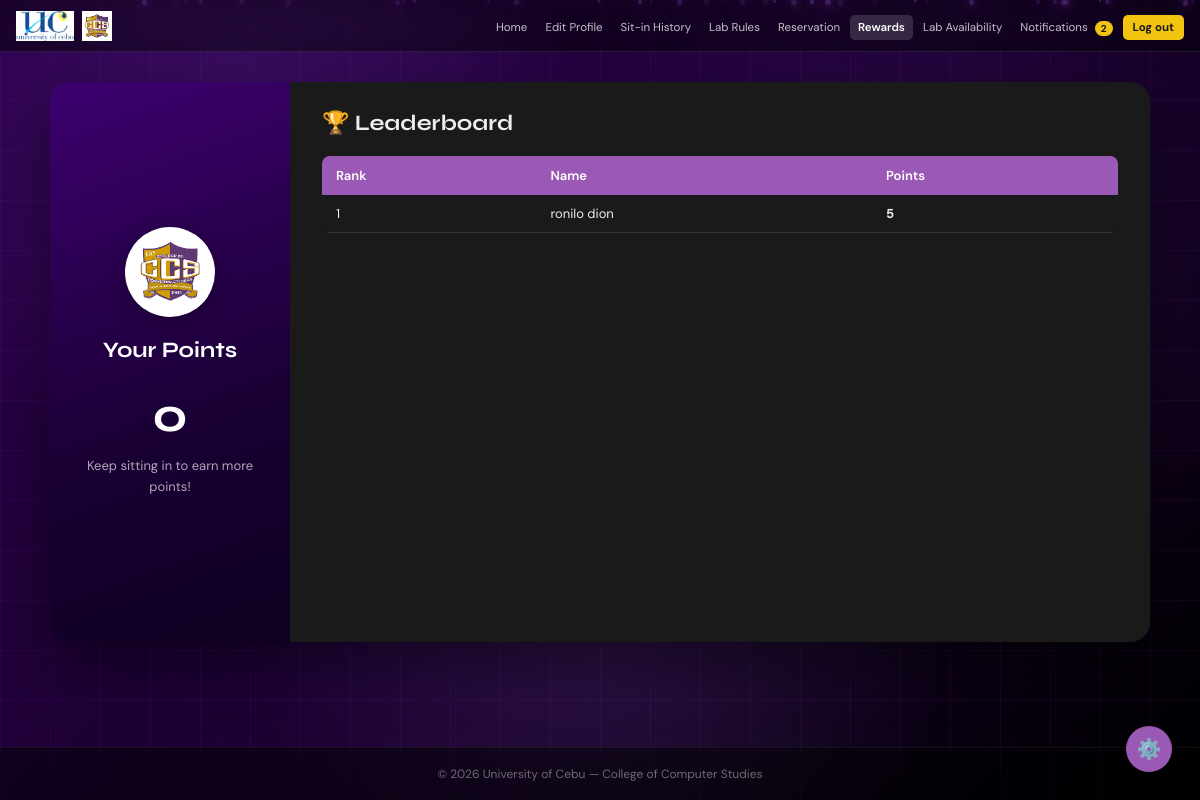
The page /student/rewards (signed in) on the database as committed earlier.
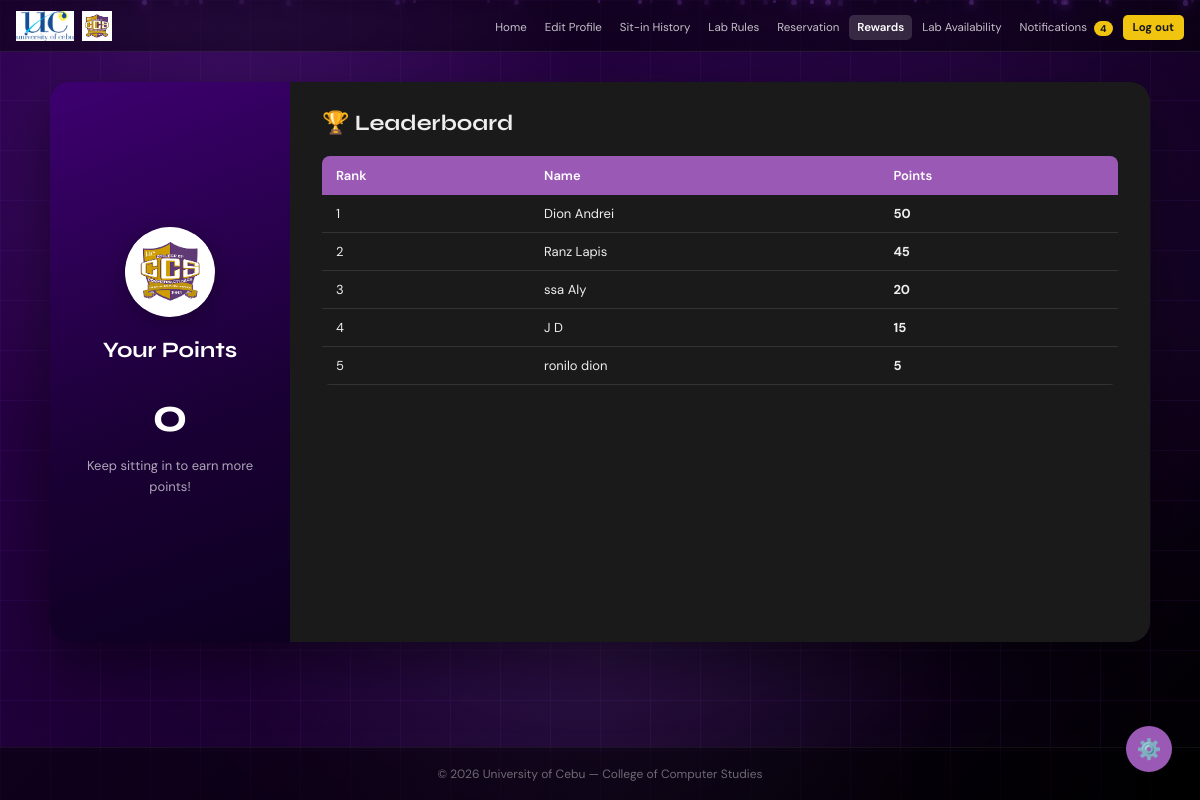
The same page on the database as committed later.
### tables this page shows
CREATE TABLE rewards (
        id INTEGER PRIMARY KEY AUTOINCREMENT,
        idnum TEXT NOT NULL UNIQUE,
        points INTEGER NOT NULL DEFAULT 0
    );

CREATE TABLE users (
        id INTEGER PRIMARY KEY AUTOINCREMENT,
        idnum TEXT NOT NULL UNIQUE,
        lastname TEXT NOT NULL,
        firstname TEXT NOT NULL,
        midname TEXT,
        email TEXT NOT NULL UNIQUE,
        course TEXT NOT NULL,
        level TEXT NOT NULL,
        address TEXT NOT NULL,
        password TEXT NOT NULL,
        sessions INTEGER NOT NULL DEFAULT 30,
        photo TEXT DEFAULT NULL
    );

### app.py (the view)
@app.route('/student/rewards')
def student_rewards():
    if not student_required():
        return redirect(url_for('login'))
    conn = get_db()
    reward = conn.execute('SELECT * FROM rewards WHERE idnum=?', (session['user_idnum'],)).fetchone()
    leaderboard = conn.execute('''SELECT r.idnum, r.points, u.firstname, u.lastname
                                  FROM rewards r JOIN users u ON u.idnum = r.idnum
                                  ORDER BY r.points DESC LIMIT 10''').fetchall()
    conn.close()
    points = reward['points'] if reward else 0
    return render_template('student/rewards.html', points=points, leaderboard=leaderboard)

### app.py (called while the page is built, shortened)
def get_db():
    conn = sqlite3.connect(os.path.join(BASE_DIR, 'database.db'))
    conn.row_factory = sqlite3.Row
    return conn

@app.before_request
def csrf_protect():
    if 'csrf_token' not in session:
        session['csrf_token'] = secrets.token_hex(16)
    if request.method == "POST":
        token = session.get('csrf_token', '')
        form_token = request.form.get('csrf_token', '')
        if not token or token != form_token:
            flash('Invalid request. Please try again.', 'error')
            return redirect(request.url)

@app.context_processor
def inject_unread_count():
    if 'user_id' in session and session.get('role') == 'student':
        conn = get_db()
        count = conn.execute('''
            SELECT COUNT(*) FROM notifications
            WHERE is_read = 0 AND (idnum = ? OR idnum = 'global')
        ''', (session['user_idnum'],)).fetchone()[0]
        conn.close()
        return dict(unread_count=count)

def student_required():
    return 'user_id' in session and session.get('role') == 'student'

### templates/student/rewards.html (shortened to what this page needs)
<!DOCTYPE html>
<html lang="en" data-theme="dark">
<head>
  <link href="https://cdnjs.cloudflare.com/ajax/libs/toastr.js/latest/toastr.min.css" rel="stylesheet"/>
  <link rel="stylesheet" href="{{ url_for('static', filename='style.css') }}" />
</head>
<body>
  <nav>
    <div class="nav-left">
      <img src="{{ url_for('static', filename='uclogo.png') }}" alt="UC" class="nav-logo" />
      <img src="{{ url_for('static', filename='ccsmainlogo.png') }}" alt="CCS" class="nav-logo" />
    </div>
    <ul class="nav-links">
      <li><a href="{{ url_for('student_home') }}">Home</a></li>
      <li><a href="{{ url_for('student_profile') }}">Edit Profile</a></li>
      <li><a href="{{ url_for('student_history') }}">Sit-in History</a></li>
      <li><a href="{{ url_for('student_labrules') }}">Lab Rules</a></li>
      <li><a href="{{ url_for('student_reservation') }}">Reservation</a></li>
      <li><a href="{{ url_for('student_rewards') }}" class="active">Rewards</a></li>
      <li><a href="{{ url_for('student_lab_availability') }}">Lab Availability</a></li>
      <li>
        <a href="{{ url_for('student_notifications') }}">
          Notifications
          {% if unread_count > 0 %}
            <span class="notification-badge">{{ unread_count }}</span>
          {% endif %}
        </a>
      </li>
      <li><a href="{{ url_for('logout') }}" class="btn-nav-logout">Log out</a></li>
    </ul>
  </nav>
  <main class="admin-main">
    <div class="admin-split-card">
      <div class="split-left">
        <div class="split-logo-circle">
          <img src="{{ url_for('static', filename='ccsmainlogo.png') }}" alt="CCS" />
        </div>
        <h2 class="split-title">Your Points</h2>
        <p class="split-title" style="font-size:48px; margin:12px 0;">{{ points }}</p>
        <p class="split-desc">Keep sitting in to earn more points!</p>
      </div>
      <div class="split-right">
        <h2 class="form-title">🏆 Leaderboard</h2>
        <div class="table-wrap">
          <table class="admin-table">
            <thead><tr><th>Rank</th><th>Name</th><th>Points</th></tr></thead>
            <tbody>
              {% for r in leaderboard %}
              <tr><td>{{ loop.index }}</td><td>{{ r['firstname'] }} {{ r['lastname'] }}</td><td><strong>{{ r['points'] }}</strong></td></tr>
              {% else %}<tr><td colspan="3" class="no-data">No rewards yet.</td></tr>{% endfor %}
            </tbody>
          </table>
        </div>
      </div>
    </div>
  </main>
  <footer>&copy; 2026 University of Cebu — College of Computer Studies</footer>
</body>
</html>

Rows that differ between the two databases and show on the page:
added rewards: firstname "Dion", lastname "Andrei", points "50"
added rewards: firstname "Ranz", lastname "Lapis", points "45"
added rewards: firstname "ssa", lastname "Aly", points "20"
added rewards: firstname "J", lastname "D", points "15"
Other text that changed with them:
{{ unread_count }}: "2" → "4"
